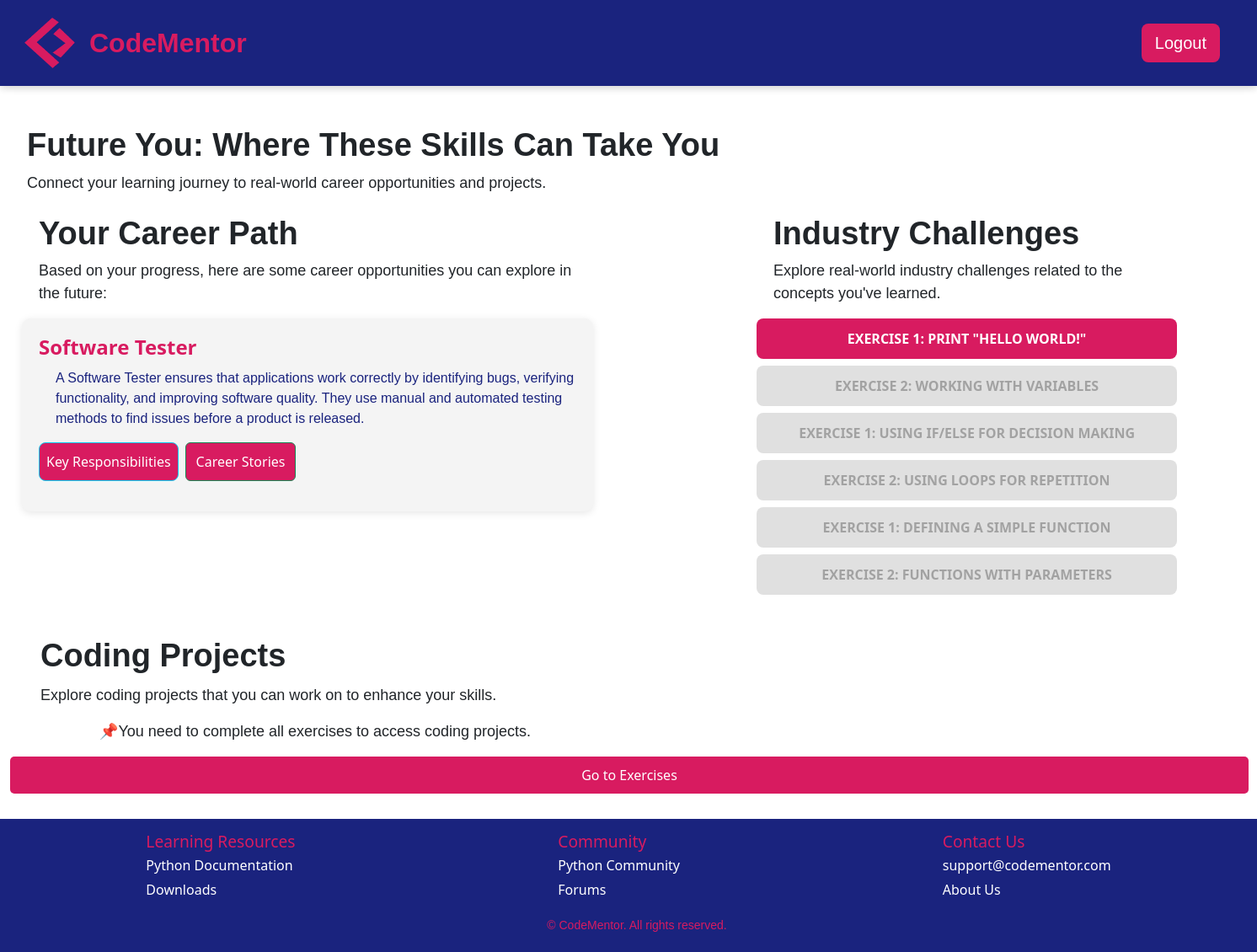
Page /future_you (signed in) on the committed database.
### app.py (models this page shows, shortened)
class CareerSuggestions(db.Model):
    CSid = db.Column(db.Integer, primary_key=True)
    title = db.Column(db.String(100), nullable=False)
    description = db.Column(db.Text, nullable=False)
    exerciseid = db.Column(db.Integer, db.ForeignKey('exercise.exerciseid'), nullable=True)
    keyresponsibilities = db.Column(db.Text, nullable=True)
    exercise = db.relationship('Exercise', backref='career_suggestions', lazy=True)

class Exercise(db.Model):
    exerciseid = db.Column(db.Integer, primary_key=True)
    moduleid = db.Column(db.Integer, db.ForeignKey('module.moduleid'), nullable=False)
    title = db.Column(db.String(100), nullable=False)
    description = db.Column(db.Text, nullable=False)
    user_progress = db.relationship('UserExerciseProgress', backref='exercise', lazy=True)

### app.py (the view, shortened to what this page needs)
@app.route('/future_you', methods=['GET', 'POST'])
@login_required
def future_you():
    userid = current_user.userid
    user_module_progress = UserModuleProgress.query.filter_by(userid=userid).first()
    if user_module_progress:
        current_module_id = user_module_progress.moduleid
    else:
        current_module_id = None
    second_exercise_completed = check_if_second_exercise_completed(userid, current_module_id)
    exercises = Exercise.query.all()
    completed_exercises = UserExerciseProgress.query.filter_by(userid=userid, status='completed').all()
    career_suggestions = []
    seen_exercise_ids = set()
    for completed_exercise in completed_exercises:
        exercise = Exercise.query.get(completed_exercise.exerciseid)
        if exercise and completed_exercise.status == 'completed' and completed_exercise.exerciseid not in seen_exercise_ids:
            suggestions = CareerSuggestions.query.filter_by(exerciseid=exercise.exerciseid).all()
            career_suggestions.extend(suggestions)
            seen_exercise_ids.add(completed_exercise.exerciseid)
    completed_exercise_ids = {ex.exerciseid for ex in completed_exercises}
    exercises_with_status = []
    for exercise in exercises:
        exercises_with_status.append({
            'exerciseid': exercise.exerciseid,
            'title': exercise.title,
            'is_completed': exercise.exerciseid in completed_exercise_ids
        })
    if request.method == 'POST':
        if second_exercise_completed:
            return redirect(url_for('dashboard'))
        else:
            return redirect(url_for('exercises', module_id=current_module_id))
    all_exercises_completed = len(completed_exercise_ids) == len(exercises)
    coding_projects = []
    return render_template('future_you.html',
                           second_exercise_completed=second_exercise_completed,
                           career_suggestions=career_suggestions,
                           exercises_with_status=exercises_with_status,
                           coding_projects=coding_projects,
                           all_exercises_completed=all_exercises_completed)

### app.py (called while the page is built)
@login_manager.user_loader
def load_user(userid):
    return User.query.get(int(userid))

def check_if_second_exercise_completed(userid, module_id):
    second_exercise = Exercise.query.filter_by(moduleid=module_id).order_by(Exercise.exerciseid).offset(1).first()  # This grabs the second exercise based on the module
    if second_exercise:
        user_progress = UserExerciseProgress.query.filter_by(userid=userid, exerciseid=second_exercise.exerciseid).first()
        return user_progress is not None and user_progress.status == 'completed'
    return False

### templates/future_you.html (shortened to what this page needs)
{% extends 'base.html' %}
{% block content %}
    <div class="intro">
        <h1>Future You: Where These Skills Can Take You</h1>
        <p>Connect your learning journey to real-world career opportunities and projects.</p>
    </div>
<section class="future-you-section">
    <div class="container mt-4">
        <div class="row">
            <div class="col-md-8">
                <div style="max-width: 80%;">
                <h1 class="text-left">Your Career Path</h1>
                <p class="text-left" >Based on your progress, here are some career opportunities you can explore in the future:</p>
                </div>
                <div class="career-path-boxes-container">
                    {% if career_suggestions %}
                    <div class="career-paths-container">
                        {% for career in career_suggestions %}
                            <div class="career-path-box">
                                <h3 class="career-title">{{ career.title }}</h3>
                                <p class="career-description" >{{ career.description | safe }}</p>
                                <div class="d-flex gap-2">
                                    <button class="btn btn-info learn-more-btn" data-csid="{{ career.CSid }}">Key Responsibilities</button>
                                    <button class="btn btn-success career-stories-btn" data-csid="{{ career.CSid }}">Career Stories</button>
                                </div>
                            </div>
                        {% endfor %}
                    </div>
                    {% else %}
                        <p>No career suggestions available for this module yet.</p>
                    {% endif %}
                </div>
            </div>
            <div class="col-md-4">
                <div class="industry-challenges">
                    <h1>Industry Challenges</h1>
                    <p>Explore real-world industry challenges related to the concepts you've learned.</p>
                    <div class="d-grid gap-2">
                        {% for exercise in exercises_with_status %}
                            <button class="industry btn-primary"
                                {% if not exercise.is_completed %} disabled {% endif %}
                                    data-url="{{ url_for('industry_challenges', exercise_id=exercise.exerciseid) }}">
                                {{ exercise.title }}
                            </button>
                        {% endfor %}
                    </div>
                </div>
            </div>
        </div>
        <h1 style="margin-left: -50px; margin-top: 50px;">Coding Projects</h1>
        <p style="margin-left: -50px; margin-top: 10px;">Explore coding projects that you can work on to enhance your skills.</p>
        {% if all_exercises_completed %}
            <div class="row">
                {% for project in coding_projects %}
                <div class="col-md-4 mb-3">
                    <div class="card h-100">
                        <div class="card-body">
                            <h4 class="card-title"><strong>{{ project.title }}</strong></h4>
                            <p class="card-text">{{ project.description }}</p>
                            <h5 style="color: #1a237e">Concepts:</h5>
                            <ul>
                                {% for concept in project.concepts %}
                                    <li>{{ concept }}</li>
                                {% endfor %}
                            </ul>
                            <button class="btn vcode toggle-code-btn" data-id="project-{{ project.id }}">View Code</button>
                            <pre id="code-{{ project.id }}" style="display:none; color: #1a237e;"><code>{{ project.demoCode }}</code></pre>
                        </div>
                    </div>
                </div>
                {% endfor %}
            </div>
        {% else %}
            <p>📌You need to complete all exercises to access coding projects.</p>
        {% endif %}
    </div>
    {% if second_exercise_completed %}
        <form method="POST">
            <button type="submit" class="btn btn-custom">Go to Dashboard</button>
        </form>
    {% else %}
        <form method="POST">
            <button type="submit" class="btn btn-custom">Go to Exercises</button>
        </form>
    {% endif %}
</section>
{% endblock %}

### templates/base.html (shortened to what this page needs)
<!DOCTYPE html>
<html lang="en">
<head>
    <link rel="stylesheet" href="https://cdn.jsdelivr.net/npm/bootstrap@5.3.3/dist/css/bootstrap.min.css">
    <link rel="stylesheet" type="text/css" href="/static/css/styles.css">
    <link rel="stylesheet" href="https://cdnjs.cloudflare.com/ajax/libs/font-awesome/6.0.0-beta3/css/all.min.css">
</head>
<body>
    <header>
      <nav class="navbar navbar-expand-lg">
          <div class="container-fluid">
              <div class="logo-container d-flex align-items-center">
                  <svg width="20" height="20" viewBox="0 0 100 100"></svg>
                  <a class="navbar-brand" href="{{ url_for('home') }}">
                      <img src="/static/images/CMLogo.png" alt="CodeMentor Logo" class="logo-image">
                  </a>
                  <span class="logo-text">CodeMentor</span>
              </div>
              <div class="collapse navbar-collapse" id="navbarContent">
                <ul class="navbar-nav ms-auto d-flex gap-2">
                    {% if current_user.is_authenticated %}
                        {% if request.endpoint == 'exercises' %}
                            <li class="nav-item">
                              <a href="{{ url_for('dashboard') }}" class="btn btn-link back-arrow-btn">
                                  <i class="fas fa-arrow-left"></i>
                              </a>
                          </li>
                        {% else %}
                            <li class="nav-item">
                                <a href="{{ url_for('logout') }}" class="btn custom-btn-primary btn-lg">Logout</a>
                            </li>
                        {% endif %}
                    {% endif %}
                </ul>
              </div>
          </div>
      </nav>
    </header>
    <main class="container-fluid flex-grow-1">
        {% block content %}{% endblock %}
    </main>
    <div id="scroll-indicator" class="scroll-indicator">
    </div>
{% if request.endpoint not in ["login", "register", "dashboard", "exercises"] %}
<footer class="footer">
    <div class="footer-content">
      <div class="footer-section">
        <h3>Learning Resources</h3>
        <ul>
          <li><a href="https://www.python.org/doc/">Python Documentation</a></li>
          <li><a href="https://www.python.org/downloads/">Downloads</a></li>
        </ul>
      </div>
      <div class="footer-section">
        <h3>Community</h3>
        <ul>
          <li><a href="https://www.python.org/community/">Python Community</a></li>
          <li><a href="https://www.python.org/community/forums/">Forums</a></li>
        </ul>
      </div>
      <div class="footer-section">
        <h3>Contact Us</h3>
        <ul>
          <li><a href="mailto:support@codementor.com">support@codementor.com</a></li>
          <li><a href="https://codementor.com/about">About Us</a></li>
        </ul>
      </div>
    </div>
    <div class="footer-bottom">
      <p>&copy; {{ year }} CodeMentor. All rights reserved.</p>
    </div>
</footer>
{% endif %}
</body>
</html>

### static/css/styles.css (style rules this page uses)
header { box-shadow: 0 2px 10px rgba(0, 0, 0, 0.1); position: fixed; top: 0; width: 100%; z-index: 1000; }
body, html { margin: 0; padding: 0; height: 100%; }
body { display: flex; flex-direction: column; height: 100%; }
main { flex: 1; margin-top: 200px; }
h1 { font-weight: bold; font-size: 38px; font-family: Verdana, Geneva, Tahoma, sans-serif; margin-left: 20px; }
p { font-size: 18px; font-family: Verdana, Geneva, Tahoma, sans-serif; margin-left: 20px; }
.navbar { background: #1a237e; padding: 1rem 2rem; box-shadow: 0 2px 10px rgba(0,0,0,0.1); }
.logo-image { width: 60px; height: 60px; }
.logo-text { font-family: Verdana, Geneva, Tahoma, sans-serif; font-weight: bold; font-size: 32px; color: #D81B60; margin-left: 1px; display: inline-block; }
.logo-container { margin-left: -35px; }
.custom-btn-primary { background-color: #D81B60 !important; color: white !important; border: none !important; font-family: Verdana, Geneva, Tahoma, sans-serif; }
.navbar-nav { display: flex; flex-direction: row; gap: 15px; align-items: center; justify-content: flex-end; }
.scroll-indicator { position: fixed; bottom: 20px; left: 50%; transform: translateX(-50%); font-size: 2rem; color: #D81B60; cursor: pointer; animation: bounce 1.5s infinite; display: none; }
.footer { background-color: #1a237e; color: #ffffff; padding: 5px 20px; position: relative; width: 100%; margin-top: 30px; }
.footer-content { display: flex; justify-content: space-around; flex-wrap: wrap; gap: 5px; padding: 10px 0; }
.footer-section h3 { color: #D81B60; font-size: 1.2rem; margin-bottom: 5px; }
.footer-section ul { list-style: none; padding: 0; margin: 0; }
.footer-section ul li { margin-bottom: 5px; }
.footer-section ul li a { text-decoration: none; color: #ffffff; font-size: 1rem; }
.footer-bottom { text-align: center; margin-top: 5px; color: #D81B60; }
body, html { height: 100%; margin: 0; display: flex; flex-direction: column; }
.footer-bottom p { font-size: 14px; }
.intro { margin-top: -50px; padding-top: 0; margin-bottom: 20px; }
.col-md-8 { margin-left: -80px; padding-left: 20px; }
.industry-challenges { width: 120%; max-width: 500px; }
.career-paths-container { display: flex; flex-wrap: wrap; gap: 20px; justify-content: space-between; }
.career-path-box { background-color: #f4f4f4; padding: 20px; width: 80%; border-radius: 10px; box-shadow: 0 2px 10px rgba(0, 0, 0, 0.1); transition: transform 0.3s ease-in-out; }
.career-title { font-size: 1.5rem; font-weight: bold; color: #D81B60; text-decoration: none; }
.career-description { font-size: 1rem; color: #1a237e !important; margin-top: 10px; text-align: left; }
.btn-custom { background-color: #D81B60 !important; color: white; padding: 10px 20px; border: none; border-radius: 5px; font-size: 1rem; width: 1470px; }
.learn-more-btn { background-color: #D81B60; color: white; padding: 10px 08px; font-size: 1rem; border-radius: 8px; }
.career-stories-btn { background-color: #D81B60; cursor: pointer; }
.industry { background-color: #D81B60; color: white; border: none; padding: 12px 24px; font-size: 16px; font-weight: bold; text-transform: uppercase; border-radius: 8px; cursor: pointer; transition: background-color 0.3s ease, transform 0.2s ease; display: inline-block; text-align: center; }
.industry:disabled { background-color: #ccc; color: #666; cursor: not-allowed; box-shadow: none; opacity: 0.6; }

### rows in the picture
CareerSuggestions: title "Software Tester", description "A Software Tester ensures that applications work correctly by identifying bugs, verifying functionality, and improving software quality. They use manual and automated testing methods to find issues before a product is released."
Exercise: title "EXERCISE 1: PRINT \"HELLO WORLD!\""
Exercise: title "EXERCISE 2: WORKING WITH VARIABLES"
Exercise: title "EXERCISE 1: USING IF/ELSE FOR DECISION MAKING"
Exercise: title "EXERCISE 2: USING LOOPS FOR REPETITION"
Exercise: title "EXERCISE 1: DEFINING A SIMPLE FUNCTION"
Exercise: title "EXERCISE 2: FUNCTIONS WITH PARAMETERS"
